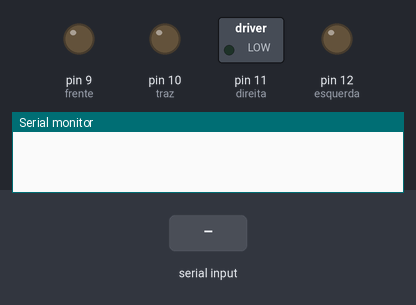
A sketch run on a simulated Arduino Uno, built with avr-gcc and run on an emulated ATmega328P. Shown: switched loads named in the sketch (green lamp = pin HIGH), output pins drawn as LEDs (lit = HIGH), the last lines printed to the serial monitor. The inputs (shaded band) are chosen by the test bench.

Above: at 1.2 s.
1.3 s: "1\n" received over Serial
At 2.5 s:
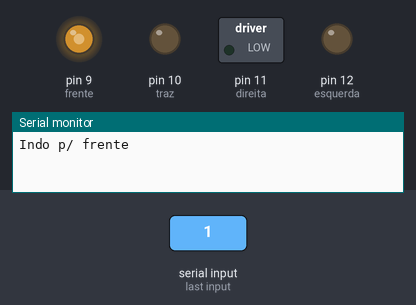
2.8 s: "2\n" received over Serial
At 3.8 s:
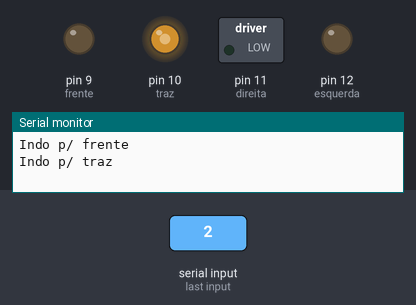
4.3 s: "3\n" received over Serial
At 5.0 s:
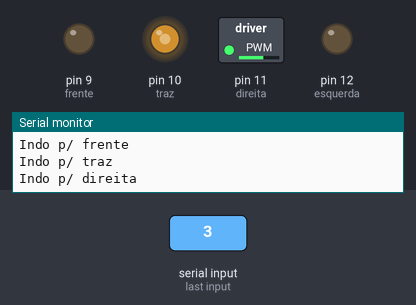
5.8 s: "4\n" received over Serial
At 6.1 s:
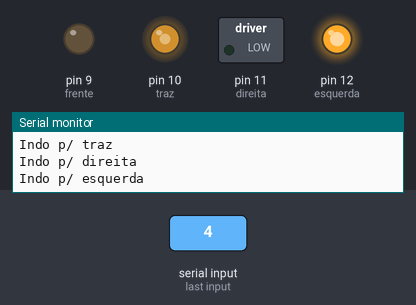
7.3 s: "5\n" received over Serial
At 8.5 s:
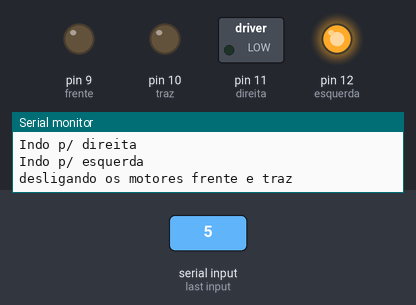
8.8 s: "1\n" received over Serial
At 9.6 s:
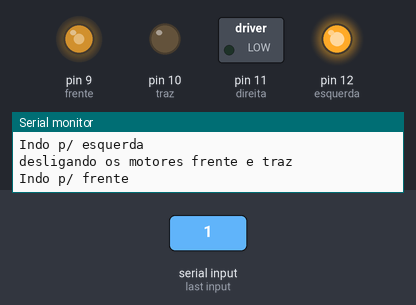
Timing chart, 0 to 11.3 s (numbered marks = the images above; inputs shaded):
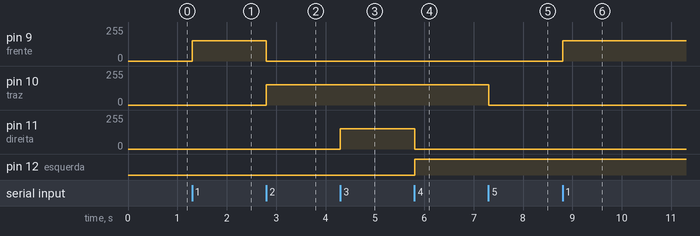

Measured:
- after the input at 1.3 s, pin 9 (frente): 0/255 → 153/255 at once
- after the input at 2.8 s, pin 9 (frente): 153/255 → 0/255 at once; pin 10 (traz): 0/255 → 153/255 at once
- after the input at 4.3 s, pin 11 (direita): 0/255 → 153/255 at once
- after the input at 5.8 s, pin 11 (direita): 153/255 → 0/255 at once; pin 12 (esquerda): LOW → HIGH at once
- after the input at 7.3 s, pin 10 (traz): 153/255 → 0/255 at once
- after the input at 8.8 s, pin 9 (frente): 0/255 → 153/255 at once

The sketch:

Dirigivel.ino
```cpp
/*
  Controle para dirigivel uso no CIC 2017 FASB.
  Andeson de Jesus de Menezes
  10/05/2017

  Instruções:

  Usando a ponte H coloque:

  Motor A
  pino 9 no positivo
  pino 10 no negativo

  Motor B
  pino 11 no positivo
  pino 12 no negativo

  Agora alimente a ponte H com as voltagem de 5 ou 3.3 volts.
  e lige o pino negativo a placa.

  Comandos para controle:
  1 - Move p/frete
  2 - Move p/traz
  3 - Move p/Direita
  4 - Move p/Esquerda
  5 - Para motor frete/traz
  6 - Para motor direita/esquerda
*/

//portas digitais

int frente = 9;
int traz = 10;
int direita = 11;
int esquerda = 12;

int voltagem = 153; //para mandar 3v na porta pwm

int comando = 0;

void setup() {
  Serial.begin(9600);
}

void loop() {
  // put your main code here, to run repeatedly:

  if ( Serial.available() ) {

      comando = Serial.parseInt(); //ler o comando do bluetooth
  }

  if ( comando == 1 ) {
    analogWrite( frente, voltagem );
    analogWrite( traz, LOW );
    Serial.println("Indo p/ frente");
//    digitalWrite( frente, HIGH );
//    digitalWrite( traz, LOW );
//    Serial.println("Indo p/ frente");
  }

  if ( comando == 2 ) {
    analogWrite( frente, LOW );
    analogWrite( traz, voltagem );
    Serial.println("Indo p/ traz");
//    digitalWrite( frente, LOW );
//    digitalWrite( traz, HIGH );
//    Serial.println("Indo p/ traz");
  }

  if ( comando == 3 ) {
    analogWrite( direita, voltagem );
    analogWrite( esquerda, LOW );
    Serial.println("Indo p/ direita");
//    digitalWrite( direita, HIGH );
//    digitalWrite( esquerda, LOW );
//    Serial.println("Indo p/ direita");
  }

  if ( comando == 4 ) {
    analogWrite( direita, LOW );
    analogWrite( esquerda, voltagem );
    Serial.println("Indo p/ esquerda");
//    digitalWrite( direita, LOW );
//    digitalWrite( esquerda, HIGH );
//    Serial.println("Indo p/ esquerda");
  }

  if ( comando == 5 ) {
    analogWrite( frente, LOW );
    analogWrite( traz, LOW );
    Serial.println("desligando os motores frente e traz ");
  }

  if ( comando == 6 ) {
    analogWrite( direita, LOW );
    analogWrite( esquerda, LOW );
    Serial.println("desligando os motores direito e esquerdo ");
  }

  comando = 0; //limpa o comando
}
```
